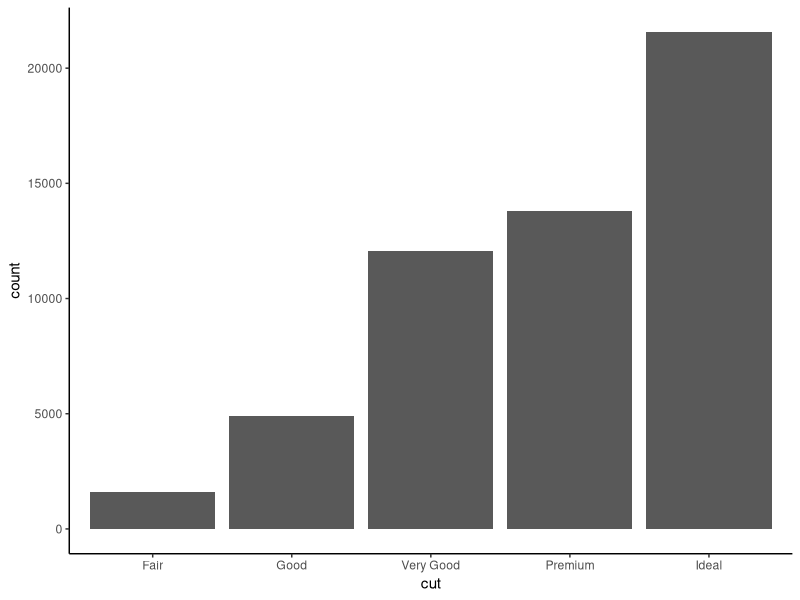
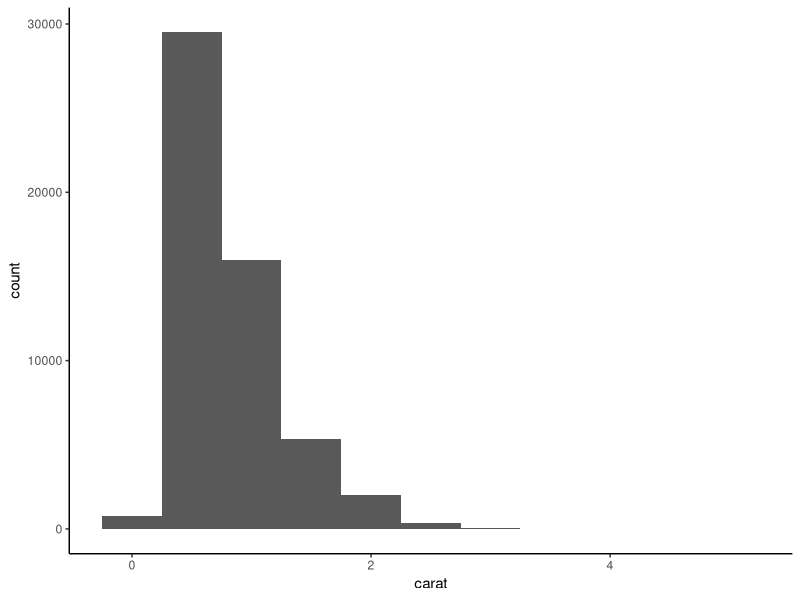
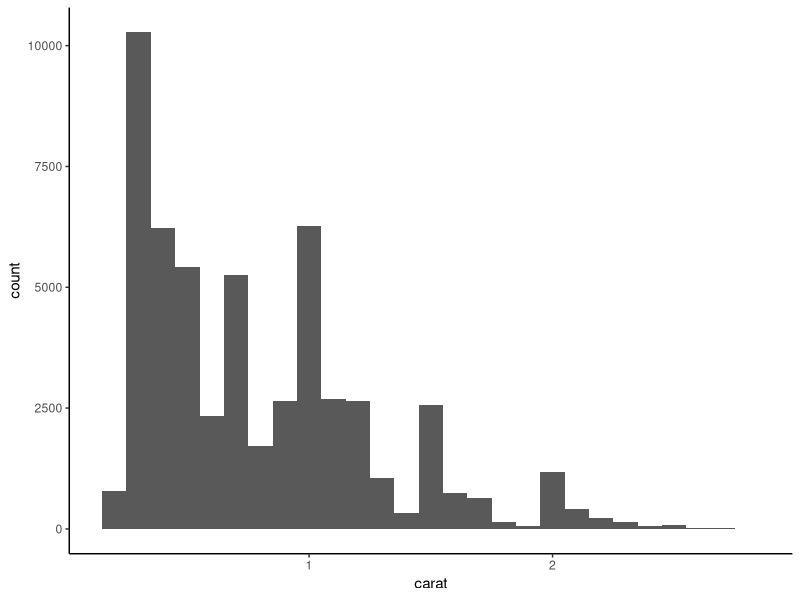
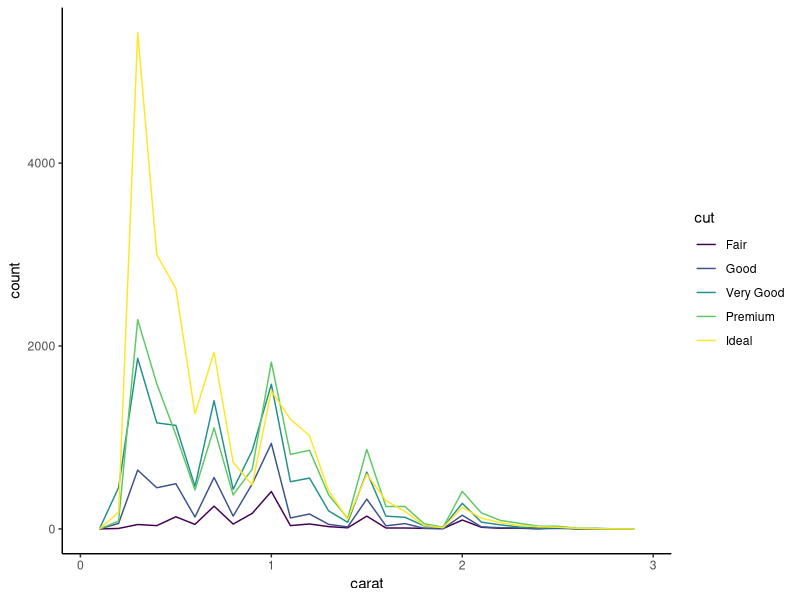

R code for these plots, in order:
library(knitr)
library(dplyr)
library(tidyverse)
library(magrittr)
library(ggplot2)
theme_set(theme_classic())

# Questão 9 ----------------------------------------------------------

# Visualizando distribuições a partir de gráfico de barra para
# variáveis categóricas

ggplot(data = diamonds) +
  geom_bar(mapping = aes(x = cut))


# Mostrando os valores de cada barra

diamonds %>% 
  count(cut)

# Visualizando distribuições a partir de histogramas para
# variáveis contínuas

ggplot(data = diamonds) +
  geom_histogram(mapping = aes(x = carat), binwidth = 0.5)

# Mostrando os valores de cada "barra" em blocos de 0,5

diamonds %>% 
  count(cut_width(carat, 0.5))

# É importante olhar a distribuição em diferentes "bandwidths"
# variável de interesse. Vamos observar como a distribuição 
# muda ao olharmos apenas os diamantes com carat < 3

smaller <- diamonds %>% 
  filter(carat < 3)

ggplot(data = smaller, mapping = aes(x = carat)) +
  geom_histogram(binwidth = 0.1)

# Para comparar múltiplos histogramas, utilizar geom_freqpoly.

ggplot(data = smaller, mapping = aes(x = carat, colour = cut)) +
  geom_freqpoly(binwidth = 0.1)
